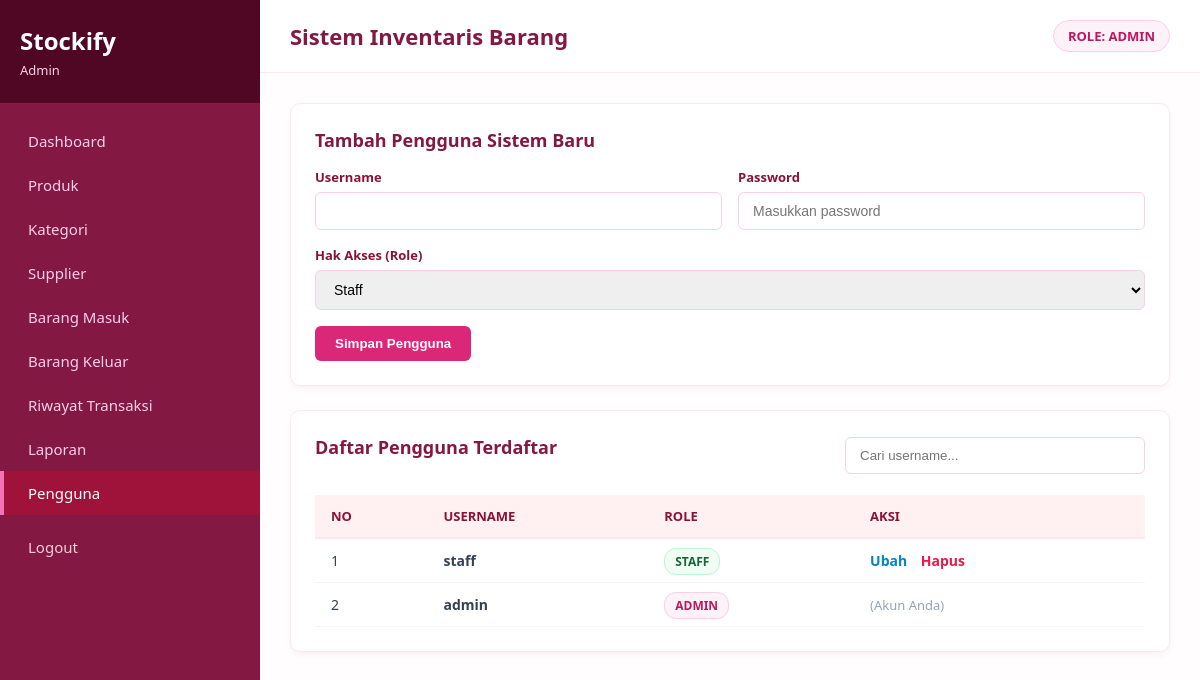
The app's page /public/users.php (signed in) with its own data.
### tables this page shows
CREATE TABLE users (
    id INT AUTO_INCREMENT PRIMARY KEY,
    username VARCHAR(50) NOT NULL UNIQUE,
    password_hash VARCHAR(255) NOT NULL,
    role ENUM('admin', 'staff') DEFAULT 'staff'
);

### public/users.php (the view, shortened to what this page needs)
<?php
require_once '../database/config/database.php';
include '../includes/header.php';
$editData = null;
$search = $_GET['search'] ?? '';
$stmt = $pdo->prepare("SELECT * FROM users WHERE username LIKE :s ORDER BY id DESC");
$stmt->execute(['s' => "%$search%"]);
$usersList = $stmt->fetchAll();
?>
<div class="card">
    <h3><?= $editData ? 'Edit Pengguna' : 'Tambah Pengguna Sistem Baru'; ?></h3>
    <form method="POST">
        <div class="form-grid">
            <div class="form-group">
                <label>Username</label>
                <input type="text" name="username" value="<?= htmlspecialchars($editData['username'] ?? ''); ?>" required autocomplete="off">
            </div>
            <div class="form-group">
                <label>Password <?= $editData ? '(Kosongkan jika tidak diubah)' : ''; ?></label>
                <input type="text" name="password" placeholder="Masukkan password" <?= $editData ? '' : 'required'; ?>>
            </div>
            <div class="form-group" style="grid-column: span 2;">
                <label>Hak Akses (Role)</label>
                <select name="role">
                    <option value="staff" <?= ($editData['role'] ?? '') == 'staff' ? 'selected' : ''; ?>>Staff</option>
                </select>
            </div>
        </div>
        <button type="submit" class="btn-pink"><?= $editData ? 'Perbarui Pengguna' : 'Simpan Pengguna'; ?></button>
    </form>
</div>
<div class="card">
    <div class="search-bar">
        <h3>Daftar Pengguna Terdaftar</h3>
        <form method="GET"><input type="text" name="search" placeholder="Cari username..." value="<?= htmlspecialchars($search); ?>"></form>
    </div>
    <table>
        <thead><tr><th>NO</th><th>USERNAME</th><th>ROLE</th><th>AKSI</th></tr></thead>
        <tbody>
            <?php foreach ($usersList as $i => $u): ?>
            <tr>
                <td><?= $i+1; ?></td>
                <td><strong><?= htmlspecialchars($u['username']); ?></strong></td>
                <td>
                    <span style="padding: 4px 10px; border-radius: 12px; font-size: 12px; font-weight: bold; background: <?= $u['role'] === 'admin' ? '#fdf2f8; color: #be185d; border: 1px solid #fbcfe8;' : '#f0fdf4; color: #166534; border: 1px solid #bbf7d0;'; ?>">
                        <?= strtoupper($u['role']); ?>
                    </span>
                </td>
                <td>
                    <?php if($u['id'] != $currentUser['id']): ?>
                        <a href="users.php?edit=<?= $u['id']; ?>" class="action-btn" style="color: #0284c7;">Ubah</a>
                        <a href="users.php?delete=<?= $u['id']; ?>" class="action-btn del" onclick="return confirm('Hapus pengguna ini?')">Hapus</a>
                    <?php else: ?>
                        <span style="color: #94a3b8; font-size: 13px;">(Akun Anda)</span>
                    <?php endif; ?>
                </td>
            </tr>
            <?php endforeach; ?>
        </tbody>
    </table>
</div>
<?php include '../includes/footer.php'; ?>

### includes/header.php (style rules this page uses)
* { box-sizing: border-box; margin: 0; padding: 0; }
body { font-family: 'Segoe UI', Tahoma, Geneva, Verdana, sans-serif; background-color: #fff1f2; display: flex; height: 100vh; overflow: hidden; color: #334155; }
.card { background: #ffffff; border: 1px solid #fce7f3; padding: 24px; border-radius: 10px; box-shadow: 0 4px 6px -1px rgba(131, 24, 67, 0.05); margin-bottom: 24px; }
.card h3 { font-size: 18px; color: #831843; margin-bottom: 16px; }
.form-grid { display: grid; grid-template-columns: repeat(2, 1fr); gap: 16px; margin-bottom: 16px; }
.form-group label { display: block; font-size: 13px; color: #881337; font-weight: 600; margin-bottom: 6px; }
.form-group input, .form-group select { width: 100%; padding: 10px 14px; border: 1px solid #fbcfe8; border-radius: 6px; font-size: 14px; outline: none; }
.btn-pink { background-color: #db2777; color: white; border: none; padding: 10px 20px; border-radius: 6px; font-weight: 600; cursor: pointer; text-decoration: none; display: inline-block; }
.search-bar { display: flex; justify-content: space-between; align-items: center; margin-bottom: 20px; }
.search-bar input { width: 300px; padding: 10px 14px; border: 1px solid #fbcfe8; border-radius: 6px; outline: none; }
table { width: 100%; border-collapse: collapse; text-align: left; }
th { background: #fff1f2; padding: 12px 16px; font-size: 13px; color: #881337; border-bottom: 2px solid #fce7f3; font-weight: 700; }
td { padding: 12px 16px; font-size: 14px; color: #334155; border-bottom: 1px solid #f1f5f9; }
.action-btn { color: #db2777; text-decoration: none; font-weight: 600; margin-right: 10px; }
.action-btn.del { color: #e11d48; }

### records on screen
users: username "staff", role "STAFF"
users: username "admin", role "ADMIN", shows "(Akun Anda)"

### other values on screen
$role "Admin"
$role "ADMIN"
